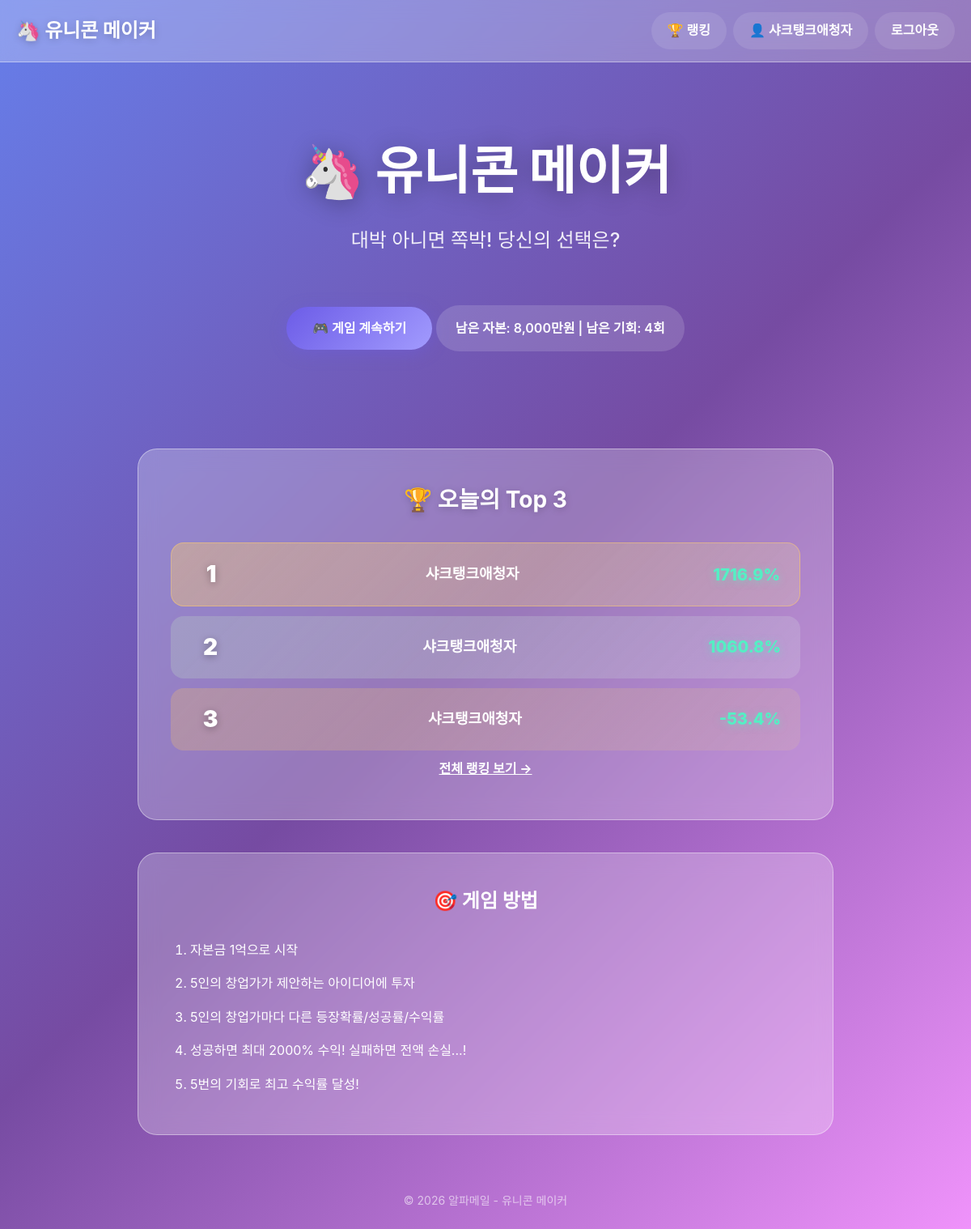
/ (signed in), run on the app's committed database.
### game/models.py (models this page shows, shortened)
class User(AbstractUser):
    nickname = models.CharField(
        max_length=20,
        unique=True,
        verbose_name='닉네임'
    )
    img_profile = models.ImageField(
        upload_to='profile/',
        blank=True,
        null=True,
        verbose_name='프로필 이미지'
    )
    best_profit_rate = models.FloatField(
        default=0.0,
        verbose_name='최고 수익률'
    )
    total_games = models.IntegerField(
        default=0,
        verbose_name='총 플레이 횟수'
    )

class GameSession(models.Model):
    user = models.ForeignKey(
        User,
        on_delete=models.CASCADE,
        related_name='game_sessions',
        verbose_name='플레이어'
    )
    current_capital = models.BigIntegerField(
        default=10000,  # 만원 단위, 1억 = 10000
        verbose_name='현재 자본금(만원)'
    )
    remaining_chances = models.IntegerField(
        default=5,
        verbose_name='남은 기회'
    )
    is_finished = models.BooleanField(
        default=False,
        verbose_name='종료 여부'
    )
    final_profit_rate = models.FloatField(
        null=True,
        blank=True,
        verbose_name='최종 수익률(%)'
    )
    created_at = models.DateTimeField(
        auto_now_add=True,
        verbose_name='생성 시간'
    )

### game/views.py (the view)
# urls.py: path('', views.main_view, name='main'),
def main_view(request):
    top3 = get_top3()
    context = {
        'top3': top3,
    }
    if request.user.is_authenticated:
        active_session = GameSession.objects.filter(
            user=request.user,
            is_finished=False
        ).first()
        context['active_session'] = active_session
    return render(request, 'game/main.html', context)

### game/templatetags/number_filters.py (called while the page is built)
@register.filter
def korean_currency(value):
    try:
        value = int(value)
    except (ValueError, TypeError):
        return value
    if value == 0:
        return "0원"
    jo = value // 100000000  # 조
    remainder = value % 100000000
    eok = remainder // 10000  # 억
    man = remainder % 10000  # 만
    parts = []
    if jo > 0:
        parts.append(f"{jo:,}조")
    if eok > 0:
        parts.append(f"{eok:,}억")
    if man > 0:
        parts.append(f"{man:,}만원")
    elif parts:  # 억/조가 있는데 만원 단위가 0이면
        parts[-1] += "원"
    return " ".join(parts) if parts else "0원"

### game/views.py (called while the page is built)
def get_top3():
    today = timezone.now().date()
    top3 = GameSession.objects.filter(
        is_finished=True,
        created_at__date=today
    ).order_by('-final_profit_rate')[:3]
    return top3

### templates/game/main.html (shortened to what this page needs)
{% extends 'game/base.html' %}
{% load number_filters %}
{% block content %}
<div class="main-page">
    <section class="hero">
        <h1>🦄 유니콘 메이커</h1>
        <p class="slogan">대박 아니면 쪽박! 당신의 선택은?</p>
        {% if user.is_authenticated %}
            {% if active_session %}
                <a href="{% url 'game:play' session_id=active_session.pk %}" class="btn btn-primary" onclick="showLoading()">
                    🎮 게임 계속하기
                </a>
                <p class="session-info">
                    남은 자본: {{ active_session.current_capital|korean_currency }} |
                    남은 기회: {{ active_session.remaining_chances }}회
                </p>
            {% else %}
                <a href="{% url 'game:game_start' %}" class="btn btn-primary" onclick="showLoading()">
                    🚀 게임 시작
                </a>
            {% endif %}
        {% else %}
            <a href="{% url 'game:login' %}" class="btn btn-primary">로그인하고 시작</a>
            <a href="{% url 'game:signup' %}" class="btn btn-secondary">회원가입</a>
        {% endif %}
    </section>
    <section class="top3-section">
        <h2>🏆 오늘의 Top 3</h2>
        {% if top3 %}
            <div class="top3-list">
                {% for session in top3 %}
                <div class="top3-item rank-{{ forloop.counter }}">
                    <span class="rank">{{ forloop.counter }}</span>
                    <span class="nickname">{{ session.user.nickname }}</span>
                    <span class="profit">{{ session.final_profit_rate|floatformat:1 }}%</span>
                </div>
                {% endfor %}
            </div>
        {% else %}
            <p>아직 오늘의 기록이 없습니다. 첫 번째 투자를 시작하세요!</p>
        {% endif %}
        <a href="{% url 'game:ranking' %}" class="btn btn-link">전체 랭킹 보기 →</a>
    </section>
    <section class="how-to-play">
        <h2>🎯 게임 방법</h2>
        <ol>
            <li>자본금 1억으로 시작</li>
            <li>5인의 창업가가 제안하는 아이디어에 투자</li>
            <li>5인의 창업가마다 다른 등장확률/성공률/수익률</li>
            <li>성공하면 최대 2000% 수익! 실패하면 전액 손실...!</li>
            <li>5번의 기회로 최고 수익률 달성!</li>
        </ol>
    </section>
</div>
{% endblock %}

### templates/game/base.html (shortened to what this page needs)
{% load static %}
<!DOCTYPE html>
<html lang="ko">
<head>
    <link rel="stylesheet" href="{% static 'css/style.css' %}">
</head>
<body>
    <nav class="navbar">
        <div class="nav-container">
            <a href="{% url 'game:main' %}" class="nav-logo">🦄 유니콘 메이커</a>
            <ul class="nav-menu">
                {% if user.is_authenticated %}
                    <li><a href="{% url 'game:ranking' %}">🏆 랭킹</a></li>
                    <li><a href="{% url 'game:mypage' %}">👤 {{ user.nickname }}</a></li>
                    <li><a href="{% url 'game:logout' %}">로그아웃</a></li>
                {% else %}
                    <li><a href="{% url 'game:login' %}">로그인</a></li>
                    <li><a href="{% url 'game:signup' %}">회원가입</a></li>
                {% endif %}
            </ul>
        </div>
    </nav>
    <main class="main-content">
        {% block content %}
        {% endblock %}
    </main>
    <footer class="footer">
        <p>© 2026 알파메일 - 유니콘 메이커</p>
    </footer>
</body>
</html>

### static/css/style.css (style rules this page uses)
:root { --primary-color: #6C5CE7; --primary-light: #A29BFE; --secondary-color: #00CEC9; --success-color: #00B894; --danger-color: #FF7675; --warning-color: #FDCB6E; --text-color: #2D3436; --text-light: #636E72; --white: #FFFFFF; --glass-bg: rgba(255, 255, 255, 0.25); --glass-border: rgba(255, 255, 255, 0.4); --glass-shadow: 0 8px 32px rgba(31, 38, 135, 0.15); --blur: blur(12px); }
* { margin: 0; padding: 0; box-sizing: border-box; }
html { scroll-behavior: smooth; }
body { font-family: 'Pretendard', -apple-system, BlinkMacSystemFont, 'Segoe UI', Roboto, sans-serif; color: var(--text-color); line-height: 1.6; min-height: 100vh; background: linear-gradient(135deg, #667eea 0%, #764ba2 50%, #f093fb 100%); background-attachment: fixed; }
a { text-decoration: none; color: inherit; }
.navbar { position: fixed; top: 0; left: 0; right: 0; z-index: 1000; padding: 15px 0; background: var(--glass-bg); backdrop-filter: var(--blur); -webkit-backdrop-filter: var(--blur); border-bottom: 1px solid var(--glass-border); }
.nav-container { max-width: 1200px; margin: 0 auto; padding: 0 20px; display: flex; justify-content: space-between; align-items: center; }
.nav-logo { font-size: 24px; font-weight: 800; color: var(--white); text-shadow: 0 2px 10px rgba(0,0,0,0.2); }
.nav-menu { display: flex; list-style: none; gap: 8px; }
.nav-menu li a { display: inline-block; padding: 10px 20px; color: var(--white); font-weight: 600; border-radius: 50px; transition: all 0.3s ease; background: rgba(255,255,255,0.1); }
.main-content { max-width: 900px; margin: 0 auto; padding: 100px 20px 40px; min-height: 100vh; }
.btn { display: inline-block; padding: 14px 32px; border-radius: 50px; font-size: 16px; font-weight: 700; cursor: pointer; border: none; transition: all 0.3s ease; text-align: center; }
.btn-primary { background: linear-gradient(135deg, var(--primary-color), var(--primary-light)); color: var(--white); box-shadow: 0 4px 20px rgba(108, 92, 231, 0.4); }
.btn-link { background: none; color: var(--white); padding: 10px 0; text-decoration: underline; }
.main-page { text-align: center; }
.hero { padding: 60px 0; }
.hero h1 { font-size: 64px; font-weight: 900; color: var(--white); text-shadow: 0 4px 30px rgba(0,0,0,0.3); margin-bottom: 16px; }
.hero .slogan { font-size: 24px; color: rgba(255,255,255,0.9); margin-bottom: 40px; font-weight: 500; }
.session-info { margin-top: 20px; padding: 16px 24px; background: rgba(255,255,255,0.15); border-radius: 50px; display: inline-block; color: var(--white); font-weight: 600; }
.top3-section { margin-top: 60px; background: var(--glass-bg); backdrop-filter: var(--blur); -webkit-backdrop-filter: var(--blur); border-radius: 24px; border: 1px solid var(--glass-border); padding: 40px; }
.top3-section h2 { color: var(--white); font-size: 28px; margin-bottom: 30px; text-shadow: 0 2px 10px rgba(0,0,0,0.2); }
.top3-list { display: flex; flex-direction: column; gap: 12px; }
.top3-item { display: flex; align-items: center; padding: 16px 24px; background: rgba(255,255,255,0.15); border-radius: 16px; transition: all 0.3s ease; }
.top3-item.rank-1 { background: linear-gradient(135deg, rgba(253, 203, 110, 0.4), rgba(255, 234, 167, 0.2)); border: 1px solid rgba(253, 203, 110, 0.5); }
.top3-item.rank-2 { background: linear-gradient(135deg, rgba(178, 190, 195, 0.4), rgba(223, 230, 233, 0.2)); }
.top3-item.rank-3 { background: linear-gradient(135deg, rgba(217, 173, 130, 0.4), rgba(225, 190, 160, 0.2)); }
.top3-item .rank { font-size: 28px; font-weight: 900; color: var(--white); width: 50px; text-shadow: 0 2px 10px rgba(0,0,0,0.3); }
.top3-item .nickname { flex: 1; font-size: 18px; font-weight: 600; color: var(--white); }
.top3-item .profit { font-size: 20px; font-weight: 800; color: #55efc4; text-shadow: 0 2px 10px rgba(85, 239, 196, 0.5); }
.how-to-play { margin-top: 40px; background: var(--glass-bg); backdrop-filter: var(--blur); border-radius: 24px; border: 1px solid var(--glass-border); padding: 40px; text-align: left; }
.how-to-play h2 { color: var(--white); font-size: 24px; margin-bottom: 20px; text-align: center; }
.how-to-play ol { color: var(--white); padding-left: 24px; }
.how-to-play li { padding: 8px 0; font-size: 16px; }
.footer { text-align: center; padding: 30px 20px; color: rgba(255,255,255,0.6); font-size: 14px; }

### data on the page
User: nickname "샤크탱크애청자"
GameSession: current_capital|korean_currency "8,000만원", remaining_chances "4"
GameSession: user.nickname "샤크탱크애청자", final_profit_rate "1716.9"
GameSession: user.nickname "샤크탱크애청자", final_profit_rate "1060.8"
GameSession: user.nickname "샤크탱크애청자", final_profit_rate "-53.4"
